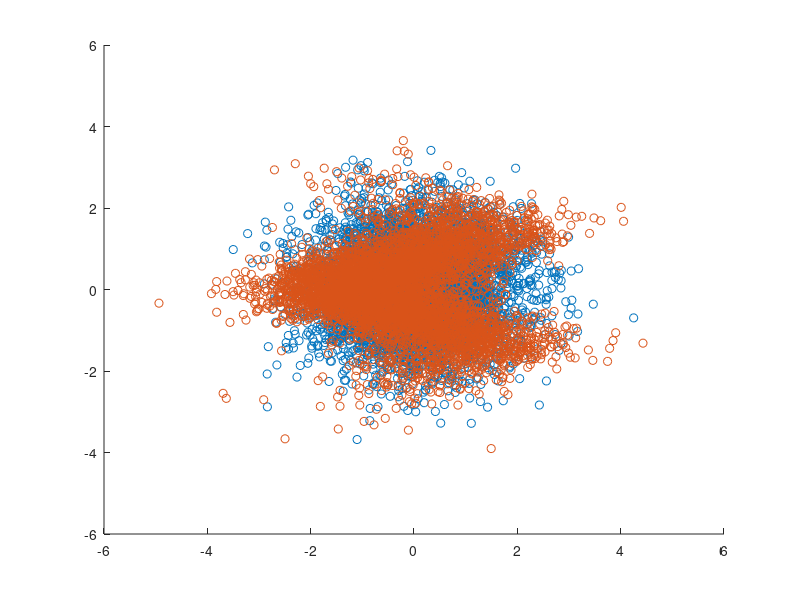

Recreate this plot in MATLAB. (Note: this script raises an error after producing the figure.)
%% make sure you compile the CUDA C++ files using external/make.m

clear
rng default
addpath("external/matlab");

nq = 5000;

% perform subspace WGF?
findsubspace = false

if findsubspace
    U = orth(randn(5,2));
else
    U = eye(5);
end

B = orth(eye(5));
Xp = mvnrnd(zeros(1,5)+[0,0,0,0,0], ([1, .0, 0, 0, 0; ...
    .0, 1, 0, 0, 0; ...
    0, 0, 1, 0, 0; ...
    0, 0, 0, 1, .0; ...
    0, 0, 0, .0, 1]), nq);
Xp(:,1) = cos(Xp(:,2)*2) + randn(nq, 1) + 0;

Xp = [Xp, randn(nq, 0)];
Xp = Xp*B;

Xq = mvnrnd(zeros(1,5), ([1, .0, 0, 0, 0; ...
    .0, 1, 0, 0, 0; ...
    0, 0, 1, 0, 0; ...
    0, 0, 0, 1, 0; ...
    0, 0, 0, 0, 1]), nq);
Xq = [Xq, randn(nq, 0)];
Xq = Xq*B;



%%
figure
Xq_traj = {};

for Iter = 1:15
    Xpi = Xp;
    Xqi = Xq; 
    for i = 0:10
        f = @(x) x*U;

        fXpi = single(f(Xpi));  
        fXqi = single(f(Xqi));

        clf
        hold on
        scatter(fXqi(:, 1), fXqi(:, 2),'b.')
        scatter(fXpi(:, 1), fXpi(:, 2),'r.')
        axis([-6,6,-6,6])
        drawnow

        [grad,sigma] = MATLAB_Wrapper_GradEst_fdiv(fXpi, fXqi, [fXpi; fXqi], -1, 0, 250);

        if findsubspace
            fea = @(x) [f(x), ones(size(x,1),1)];
            gradp = grad(1:nq, :);
            gradq = grad(nq+1:end, :);
            wq = exp(sum(fea(Xqi).*gradq,2) - 1);
            gU = Xpi'*gradp(:, 1:2) / nq - Xqi'*(diag(wq))*gradq(:, 1:2)/nq;
    
            U = U + 1*gU;
    
            obj = @(V) norm(V - double(U), 'fro').^2;
            con = @(V) deal([], V'*V - eye(2));
    
            U = fmincon(obj, double(U), [], [], [], [], [], [], con);
            U(1:5, :), gU(1:5, :)
        else
            break;
        end
    end

    f = @(x) x*U;
    df = @(x) U';
    grad = MATLAB_Wrapper_GradEst_fdiv(f(single(Xpi)), f(single(Xqi)), f(single(Xq)), sigma, 0, 250);
    dimf = size(f(Xq),2);
    grad = grad(:, 1:dimf)*df(Xq);

    Xq = Xq + .1*grad;

    Xq_traj{end+1} = Xq;
end
%%
save(sprintf('subspace_%d', findsubspace));
%% visualizations
% make sure you run both findsubspace = true and findsubspace=false before 
% continue to the following section!

load subspace_0.mat

figure('Position', [100, 100, 1000, 300])
hold on
iter = 1;
for i = 1:3:15
    subplot(2,6,iter)
    h = scatter(Xq_traj{i}(:, 2), Xq_traj{i}(:, 1), 2, 'bo');
    h.MarkerFaceAlpha = .1;
    h.MarkerEdgeAlpha = .1;
    axis([-4,4,-4,4])
    axis tight;
    axis off
    iter = iter + 1;
end

subplot(2,6,iter)
h = scatter(Xp(:, 2), Xp(:, 1), 2, 'ko');
h.MarkerFaceAlpha = .1;
h.MarkerEdgeAlpha = .1;
axis tight;
axis off
iter = iter + 1;

load subspace_1.mat

for i = 1:3:15
    subplot(2,6,iter)
    h = scatter(Xq_traj{i}(:, 2), Xq_traj{i}(:, 1), 2, 'ro');
    h.MarkerFaceAlpha = .1;
    h.MarkerEdgeAlpha = .1;
    axis([-4,4,-4,4])
    axis tight;
    axis off
    iter = iter + 1;
end

subplot(2,6,iter)
h = scatter(Xp(:, 2), Xp(:, 1), 2, 'ko');
h.MarkerFaceAlpha = .1;
h.MarkerEdgeAlpha = .1;
axis tight;
axis off
